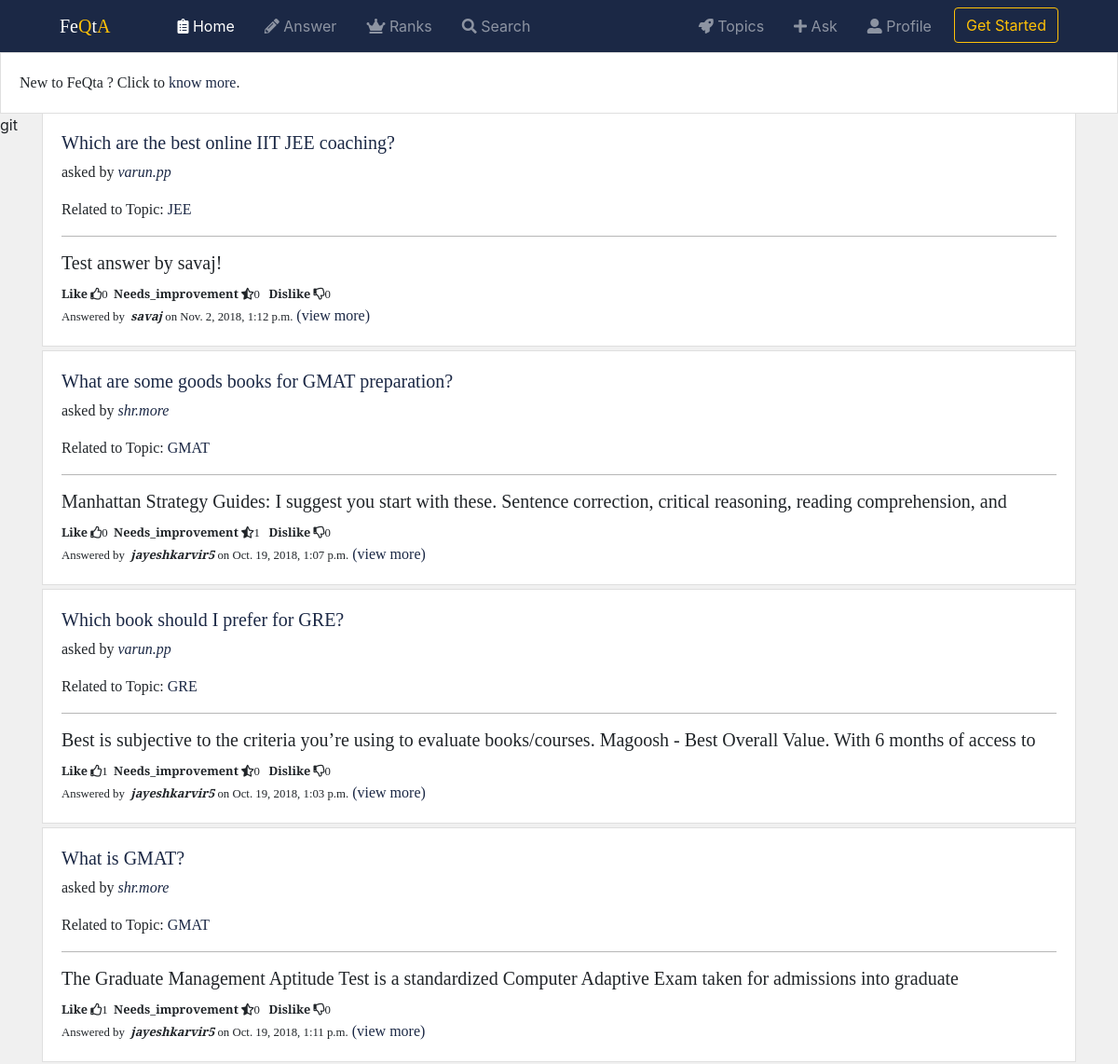
/FeQta/home/ (upper part), run on an earlier commit of the app's database.
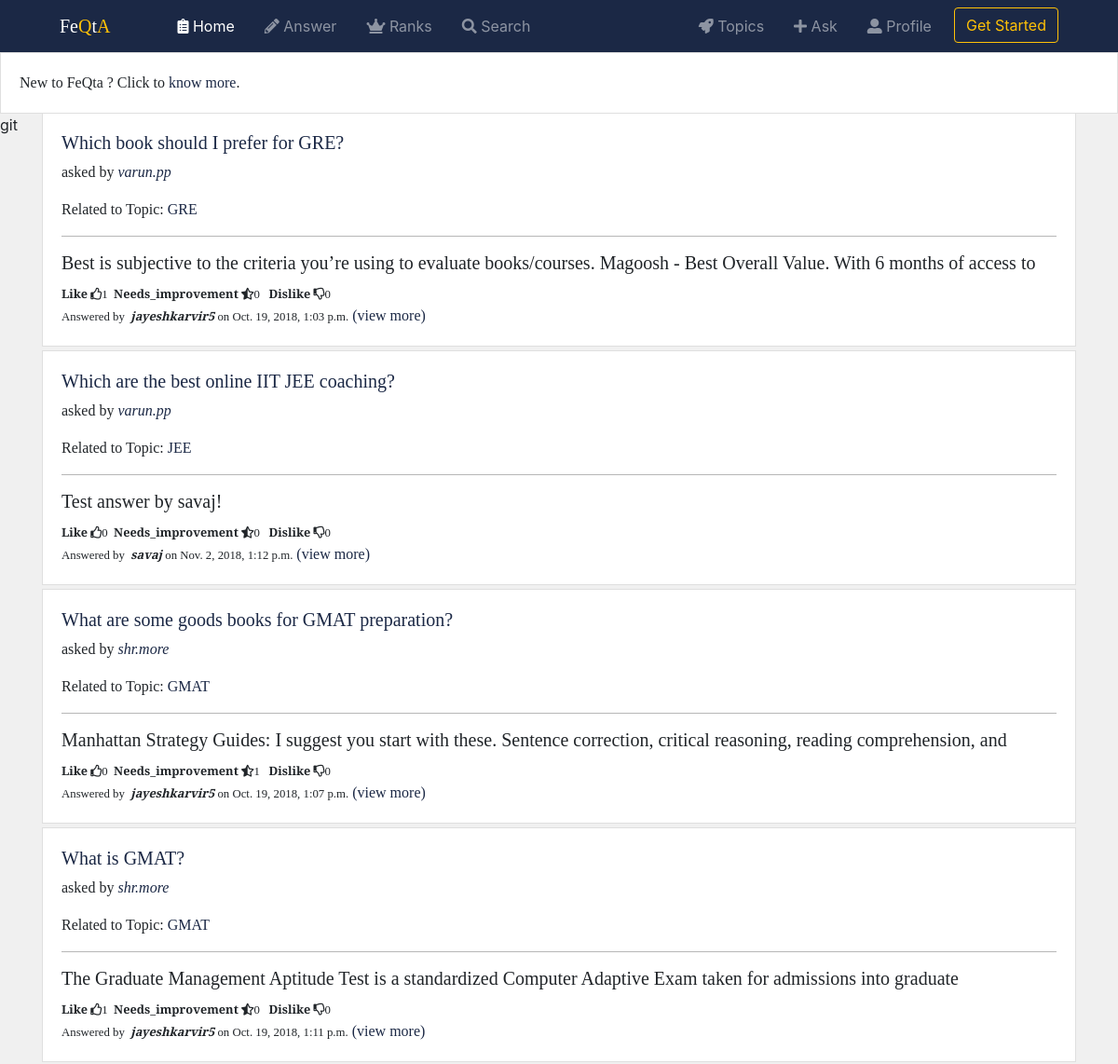
And on a later commit of the database.
### FeQta/models.py (models this page shows, shortened)
class Answer(models.Model):
    owner = models.ForeignKey(User, on_delete=models.CASCADE)
    question = models.ForeignKey(Question, on_delete=models.CASCADE)
    answer = models.TextField(max_length=20000)
    likes = models.ManyToManyField(User, related_name='answers_liked', blank=True)
    needs_improvement = models.ManyToManyField(User, related_name='answers_needimp', blank=True)
    dislikes = models.ManyToManyField(User, related_name='answers_disliked', blank=True)
    timestamp = models.DateTimeField(auto_now_add=True)
    updated = models.DateTimeField(auto_now=True)
    slug = models.SlugField(null=True, blank=True)
    objects = AnswerManager()
    class Meta:
        ordering = ['-updated', '-timestamp']
    def get_absolute_url(self):
        return reverse('FeQta:answer_detail', kwargs={'slug': self.slug})

class Question(models.Model):
    owner = models.ForeignKey(User, on_delete=models.CASCADE)
    topic = models.ForeignKey(Topic, on_delete=models.CASCADE)
    question = models.TextField()
    desc = models.TextField(null=True, blank=True)
    slug = models.SlugField(null=True, blank=True)
    followers = models.ManyToManyField(User, related_name='question_followed_by', blank=True)
    objects = QuestionManager()
    timestamp = models.DateTimeField(auto_now_add=True)
    updated = models.DateTimeField(auto_now=True)
    class Meta:
        ordering = ['-updated', '-timestamp']
    def get_absolute_url(self):
        return reverse('FeQta:question_detail', kwargs={'slug': self.slug})

class Topic(models.Model):
    name = models.CharField(max_length=100)
    desc = models.CharField(max_length=300, blank=True)
    followers = models.ManyToManyField(User, related_name='topics_followed', blank=True)
    topic_logo = models.FileField()
    slug = models.SlugField(null=True, blank=True)
    objects = TopicManager()
    def get_absolute_url(self):
        return reverse('FeQta:topic_detail', kwargs={'slug': self.slug})

### FeQta/views.py (the view, shortened to what this page needs)
# urls.py: path('home/', views.HomeView.as_view(), name="home"),
class HomeView(View):
    def get(self, request, *args, **kwargs):
        if not request.user.is_authenticated:
            qs = Answer.objects.all()
            return render(request,'FeQta/home.html',{'qs':qs})

### FeQta/models.py (called while the page is built)
    def get_absolute_url(self):
        return reverse('FeQta:profile_detail', kwargs={'username': self.user.username})

    def get_queryset(self):
        return AnswerQuerySet(self.model, using=self._db)

### FeQta/templates/FeQta/home.html (shortened to what this page needs)
{% extends "base.html" %}
{% block body %}
    {% for ans in qs%}
        <div class="card mb-1">
            <div class="card-body">
                <h5><a href="{{ans.question.get_absolute_url}}">{{ ans.question.question }}</a></h5>
                <p class="card-text">asked by <i><a href="{{ans.question.owner.profile.get_absolute_url}}">{{ ans.question.owner.username }}
                </a></i></p>
                <p class="card-text">Related to Topic: <a href="{{ans.question.topic.get_absolute_url}}">{{ans.question.topic.name}}</a> </p>
                <hr style="background-color: #ccc">
                {% include 'FeQta/snippets/answer_card.html'%}
            </div>
        </div>
    {% endfor %}
{% endblock %}

### FeQta/templates/FeQta/snippets/answer_card.html
<h5 class="card-text" style="height:25px;overflow: hidden">{{ ans.answer }}</h5>
<small><b>Like</b>&nbsp;<i class="far fa-thumbs-up"></i>{{ ans.likes.count }}&nbsp;&nbsp;<b>Needs_improvement</b>&nbsp;<i class="fas fa-star-half-alt"></i>{{ans.needs_improvement.count}}&nbsp;&nbsp;
    <b>Dislike</b>&nbsp;<i class="far fa-thumbs-down"></i>{{ans.dislikes.count}}</small><br/>
<small>Answered by &nbsp;<i><b>{{ans.owner}}</b></i>&nbsp;on
{{ans.timestamp}}</small>
<a href="{{ans.get_absolute_url}}">(view more)</a>

What changed in the data, as far as the page shows it:
changed Answer "Oct. 19, 2018, 1:03 p.m.": moves up the list
